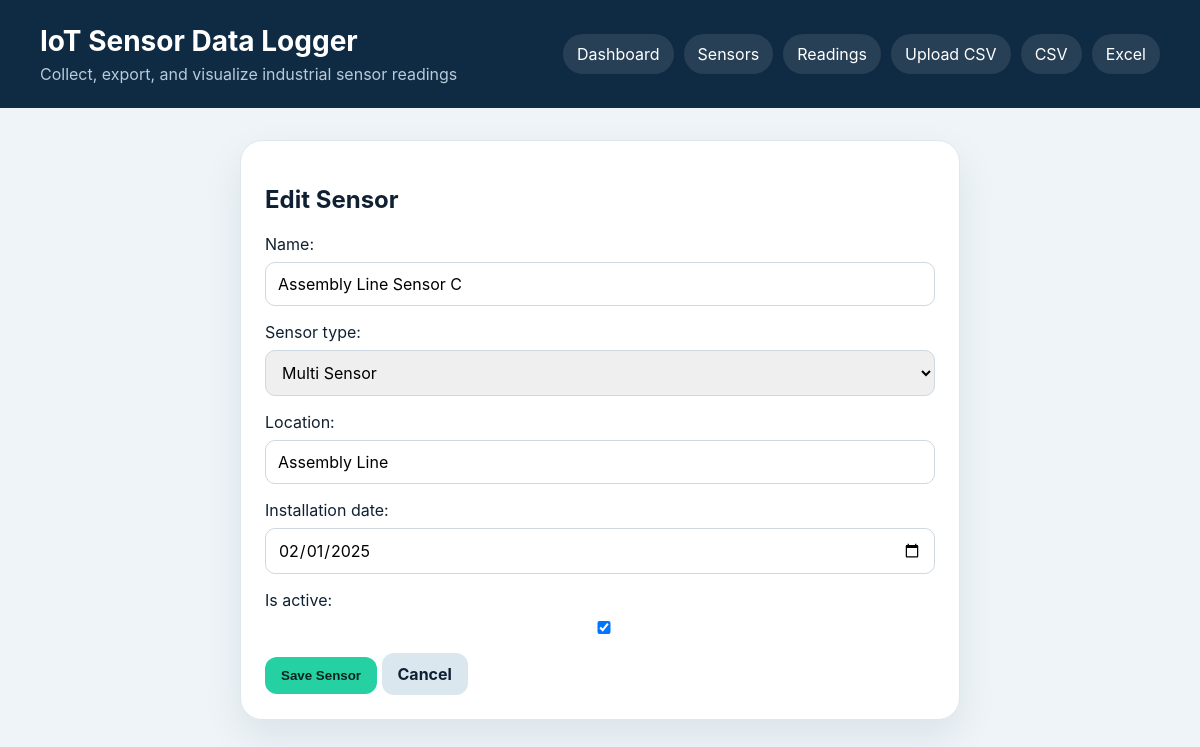
Page /sensors/3/edit/ on the committed database.
### sensors/models.py (models this page shows, shortened)
class Sensor(models.Model):
    SENSOR_TYPES = [
        ('temperature', 'Temperature'),
        ('humidity', 'Humidity'),
        ('pressure', 'Pressure'),
        ('multi', 'Multi Sensor'),
    ]
    name = models.CharField(max_length=120, unique=True)
    sensor_type = models.CharField(max_length=30, choices=SENSOR_TYPES, default='multi')
    location = models.CharField(max_length=160)
    installation_date = models.DateField()
    is_active = models.BooleanField(default=True)
    class Meta:
        ordering = ['name']

### sensors/views.py (the view)
# urls.py: path('sensors/<int:pk>/edit/', views.sensor_update, name='sensor_update'),
def sensor_update(request, pk):
    form = SensorForm(request.POST or None, instance=get_object_or_404(Sensor, pk=pk))
    if request.method == 'POST' and form.is_valid():
        form.save()
        messages.success(request, 'Sensor updated successfully.')
        return redirect('sensors:sensor_list')
    return render(request, 'sensors/sensor_form.html', {'form': form, 'title': 'Edit Sensor'})

### sensors/forms.py
class SensorForm(forms.ModelForm):
    class Meta:
        model = Sensor
        fields = ['name', 'sensor_type', 'location', 'installation_date', 'is_active']
        widgets = {'installation_date': forms.DateInput(attrs={'type': 'date'})}

### templates/sensors/sensor_form.html
{% extends 'base.html' %}
{% block content %}
<section class="form-card"><h2>{{ title }}</h2><form method="post">{% csrf_token %}{{ form.as_p }}<button class="button primary" type="submit">Save Sensor</button> <a class="button" href="{% url 'sensors:sensor_list' %}">Cancel</a></form></section>
{% endblock %}

### static/css/styles.css (style rules this page uses)
* { box-sizing:border-box }
body { margin:0;font-family:Inter,Arial,sans-serif;background:#eef4f8;color:#102033 }
a { color:#1167b1;text-decoration:none }
.button { display:inline-flex;align-items:center;justify-content:center;border:0;border-radius:12px;background:#dbe7ef;color:#102033;padding:11px 16px;font-weight:700;cursor:pointer }
.button.primary { background:#25d0a3;color:#06251d }
.stat-card,.panel,.form-card { background:white;border-radius:22px;padding:24px;box-shadow:0 16px 40px rgba(16,32,51,.08);border:1px solid #dce8ef }
.form-card { max-width:720px;margin:0 auto }
form p { display:grid;gap:8px }
input,select,textarea { width:100%;padding:11px 12px;border-radius:10px;border:1px solid #ccd9e2;font:inherit }

### rows in the picture
Sensor: name "Assembly Line Sensor C", sensor_type "Multi Sensor", location "Assembly Line", installation_date "02/01/2025", is_active "☑"

### other values in the picture
{{ title }} "Edit Sensor"
